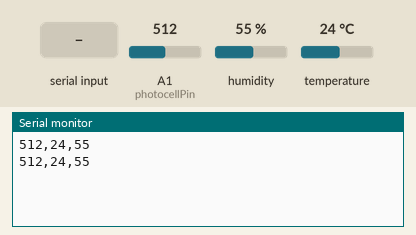
Simulated run of this sketch. Board: Arduino Uno, built with avr-gcc and run on an emulated ATmega328P. Shown: the last lines printed to the serial monitor. Wiring (inferred from the names in the program): DHT11 sensor: data pin 7. Inputs (shaded band) come from the test bench; at power-on: humidity 55 %, A1 (photocellPin) = 512, temperature 24 °C.

Above: at 5.8 s.
5.9 s: "1" received over the second serial link
At 12.3 s:
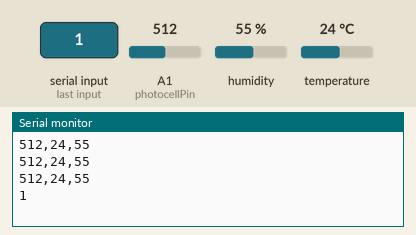
12.6 s: humidity set to 22 %
At 17.2 s:
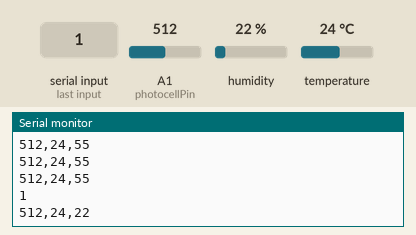
18.6 s: A1 (photocellPin) set to 716
At 22.2 s:
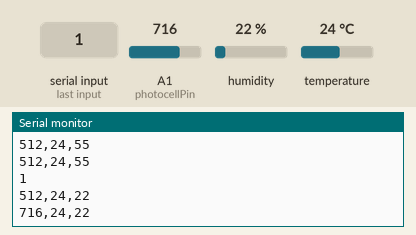
24.6 s: temperature set to 12 °C
At 27.3 s:
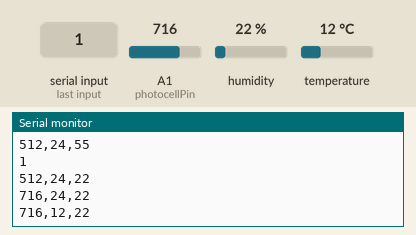
30.6 s: "0" received over the second serial link
At 33.5 s:
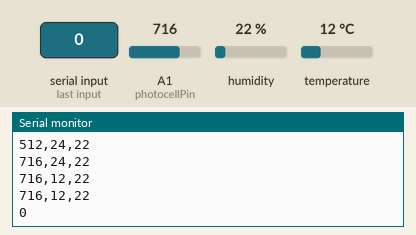
36.6 s: A1 (photocellPin) set to 900
At 38.1 s:
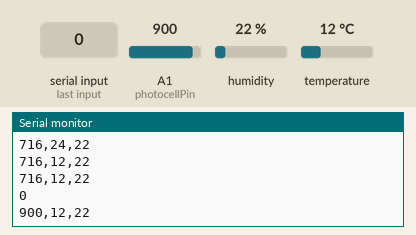
Timing chart, 0 to 39.6 s (numbered marks = the images above; inputs shaded):
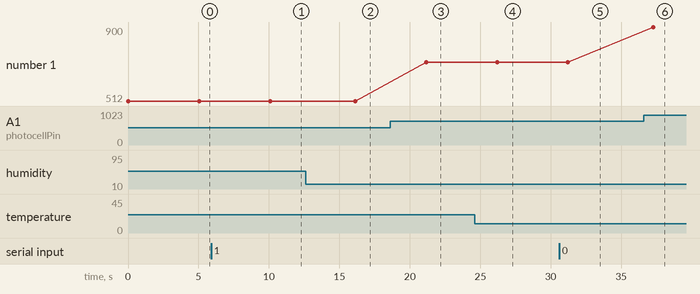

Measured:
- after the input at 5.9 s, the serial monitor: prints a new line after 5.2 s (image 1)
- after the input at 12.6 s, the serial monitor: prints a new line after 3.5 s (image 2)
- after the input at 18.6 s, the serial monitor: prints a new line after 2.6 s (image 3)
- after the input at 24.6 s, the serial monitor: prints a new line after 1.6 s (image 4)
- after the input at 30.6 s, the serial monitor: prints a new line after 1.6 s (image 5)
- after the input at 36.6 s, the serial monitor: prints a new line after 0.66 s (image 6)
- plotted number 1: 512 → 716 after the input at 18.6 s, 716 → 900 after the input at 36.6 s

The sketch:

board1.ino
```cpp
#include <SoftwareSerial.h>
#include <dht.h>

SoftwareSerial wifiSerial(4, 5); // RX, TX
dht dhtData;

const int photocellPin = A1;
const int dhtPin = 7;

long photocellDataSum;
long temperatureDataSum;
long humidityDataSum;

int loopCounter;


const char* delim = ",";


void setup() {
  pinMode(photocellPin, INPUT);
  pinMode(dhtPin, INPUT);

  Serial.begin(9600);
  wifiSerial.begin(9600);

  photocellDataSum = 0;
  temperatureDataSum = 0;
  humidityDataSum = 0;
  loopCounter = 0;
}

void loop() {
  /*Serial.println("light: ");
  Serial.println(analogRead(photocellPin));
  if(dhtData.read11(dhtPin) == DHTLIB_OK) {
    Serial.println("temperature: ");
    Serial.println(dhtData.temperature);
    Serial.println("humidity: ");
    Serial.println((int)dhtData.humidity);
  }*/

  dhtData.read11(dhtPin);

  String Summary =
     String(analogRead(photocellPin), DEC) + ',' +
     String((int)dhtData.temperature, DEC) + ',' +
     String((int)dhtData.humidity, DEC);

  Serial.println(Summary);
  wifiSerial.println(Summary);

  /*photocellDataSum += analogRead(photocellPin);
  if(dhtData.read11(dhtPin) == DHTLIB_OK) {
    temperatureDataSum += (long)dhtData.temperature;
    humidityDataSum += (long)dhtData.humidity;
  }*/

  //Serial.println(String(dhtData.temperature)+"   -   "+String(temperatureDataSum));

  /*if(loopCounter == 150) {
    String Summary =
      String(photocellDataSum / loopCounter, DEC) + ',' +
      String(temperatureDataSum / loopCounter, DEC) + ',' +
      String(humidityDataSum / loopCounter, DEC);

    //wifiSerial.print(realdata);
    Serial.println(Summary);

    photocellDataSum = 0;
    temperatureDataSum = 0;
    humidityDataSum = 0;
    loopCounter=0;
  }*/

/*
    char inputArr[Summary.length()+1];
    Summary.toCharArray(inputArr, Summary.length()+1);
    char* splitInput = strtok(inputArr, delim);

    int index = 0;
    while(splitInput != 0) {

      Serial.println(splitInput);

      splitInput = strtok(0, delim);
      index++;
    }*/

  // Feedback from wifi
  while (wifiSerial.available()) {
    String fromWifi = wifiSerial.readString();
    Serial.println(fromWifi);
  }

  //loopCounter++;
  delay(5000);
}
```
